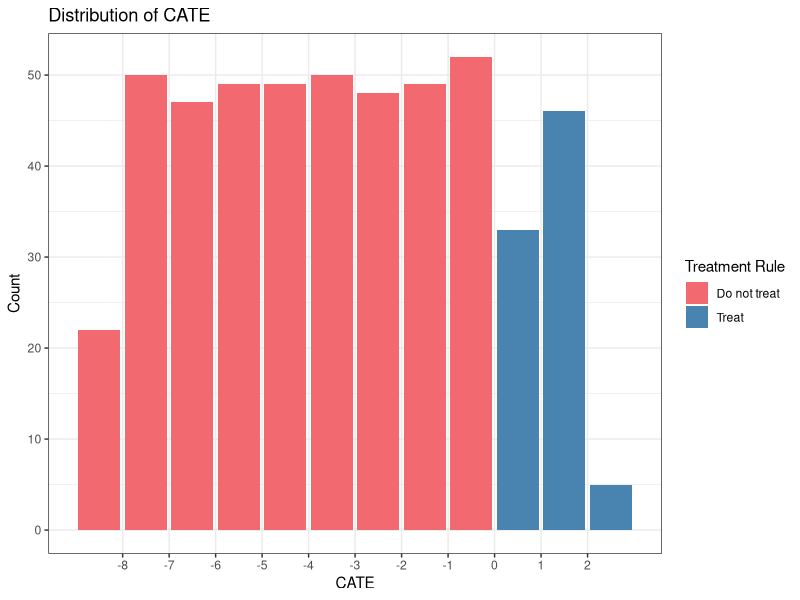

The R source for this figure:
## ---- chunk 1
knitr::opts_chunk$set(echo = TRUE)
## ---- chunk 2
n <- 500
W <- runif(n, 1, 99)
A <- rbinom(n, 1, prob = abs(W/100))
Y <- rnorm(n, 10) + rnorm(n, 2*A) + rnorm(n, 50*W) - rnorm(n, .1*A*W)
df <- data.frame(W, A, Y)
## ---- chunk 3
fit <- glm(Y~A*W)
E_Y1 <- predict(fit, newdata = data.frame(A = 1, W))
E_Y0 <- predict(fit, newdata = data.frame(A = 0, W))
CATE <- E_Y1 - E_Y0
## ---- chunk 4
library(tidyverse)
data.frame(CATE) |>
  mutate(d_star = ifelse(CATE > 0, "Treat", "Do not treat")) |>
  ggplot(aes(CATE,fill=d_star)) +
  geom_bar() +
  scale_x_binned() +
  theme_bw() +
  scale_fill_manual(values = c("#f2696f","#4984b0")) +
  labs(x="CATE", y = "Count", fill = "Treatment Rule", title="Distribution of CATE")
